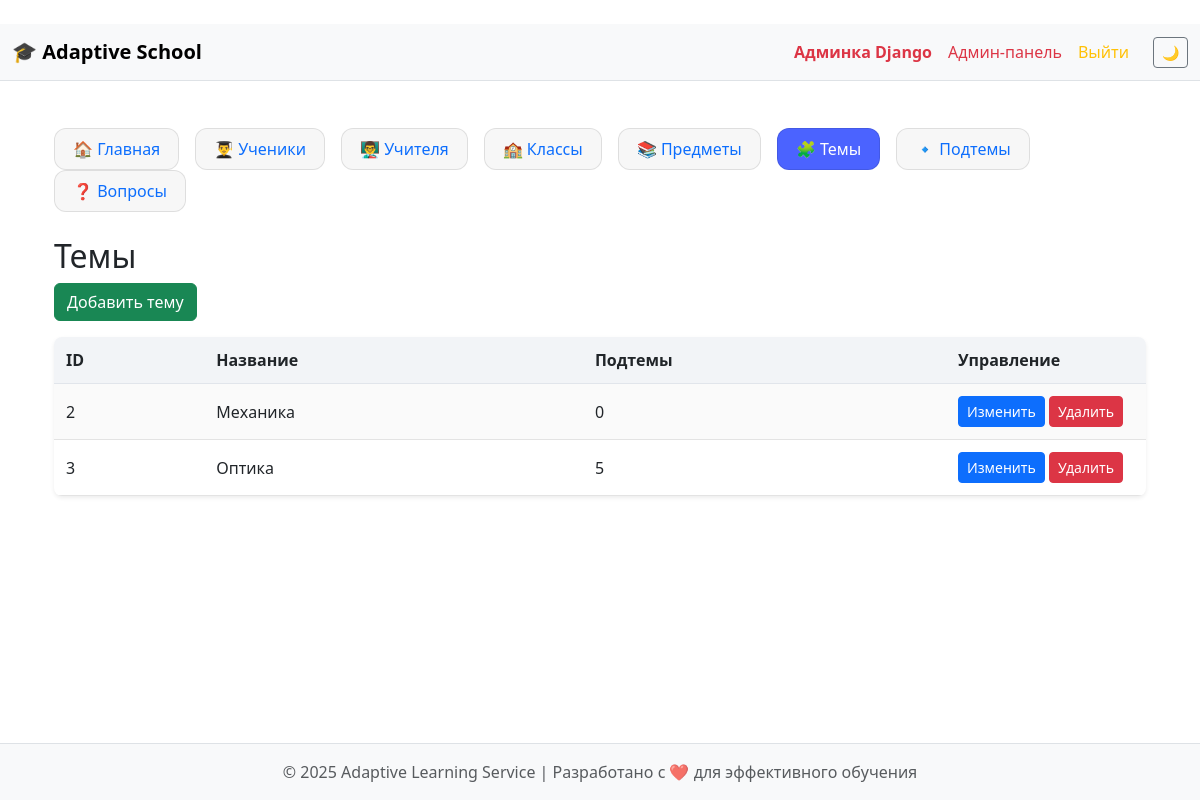
The app's page /admin-panel/topics/ (signed in), older data.
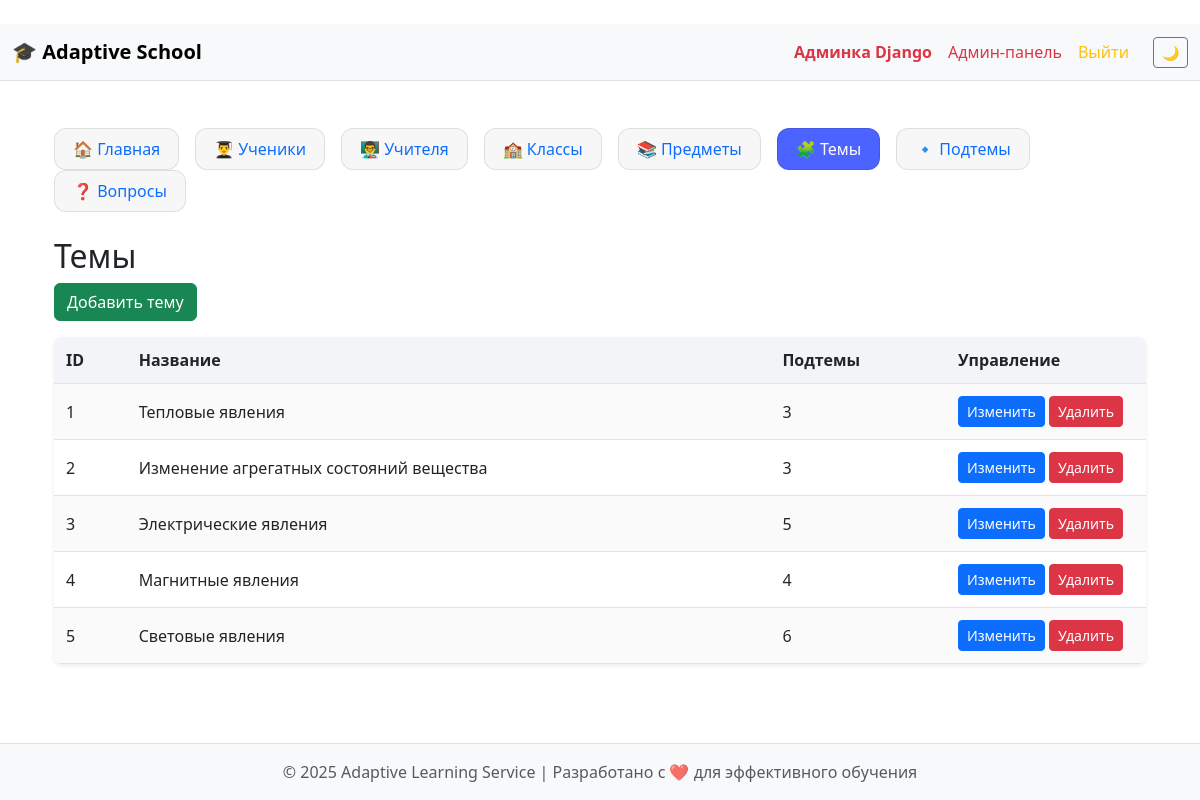
The same page, newer data.
### school/models.py (models this page shows, shortened)
class Topic(models.Model):
    name = models.CharField(max_length=100)
    subtopics = models.ManyToManyField('SubTopic', blank=True, related_name="topics")
    class Meta:
        verbose_name = "Тема"
        verbose_name_plural = "Темы"

### administrator/views.py (the view)
# urls.py: path("topics/", views.topic_list, name="admin_topics"),
@superuser_required
def topic_list(request):
    return render(request, "adminpanel/topic_list.html", {
        "section": "topics",
        "topics": Topic.objects.all()
    })

### administrator/views.py (called while the page is built)
def superuser_required(view):
    return user_passes_test(lambda u: u.is_superuser, login_url="/")(view)

### templates/adminpanel/topic_list.html
﻿{% extends "adminpanel/base_admin.html" %}
{% block admin_content %}
<h2>Темы</h2>
<a href="{% url 'admin_add_topic' %}" class="btn btn-success mb-3">Добавить тему</a>
<table class="custom-table table-striped shadow-sm">
    <thead>
        <tr><th>ID</th><th>Название</th><th>Подтемы</th><th width="200px">Управление</th></tr>
    </thead>
    <tbody>
        {% for t in topics %}
        <tr>
            <td>{{ t.id }}</td>
            <td>{{ t.name }}</td>
            <td>{{ t.subtopics.count }}</td>
            <td>
                <a class="btn btn-sm btn-primary"
                   href="{% url 'admin_edit_topic' t.id %}">Изменить</a>
                <a class="btn btn-sm btn-danger"
                   href="{% url 'admin_delete_topic' t.id %}">Удалить</a>
            </td>
        </tr>
        {% endfor %}
    </tbody>
</table>
{% endblock %}

### templates/adminpanel/base_admin.html (shortened to what this page needs)
{% extends "base.html" %}
{% block content %}
<div class="container mt-4">
  <div class="mb-4">
    <nav class="nav nav-pills event-tabs">
      <a data-type="all" class="nav-link event-tab me-3 {% if section == 'dashboard' %}active{% endif %}" href="/admin-panel/">🏠 Главная</a>
      <a data-type="all" class="nav-link event-tab me-3 {% if section == 'students' %}active{% endif %}" href="/admin-panel/students/">👨‍🎓 Ученики</a>
      <a data-type="all" class="nav-link event-tab me-3 {% if section == 'teachers' %}active{% endif %}" href="/admin-panel/teachers/">👨‍🏫 Учителя</a>
      <a data-type="all" class="nav-link event-tab me-3 {% if section == 'classes' %}active{% endif %}" href="/admin-panel/classes/">🏫 Классы</a>
      <a data-type="all" class="nav-link event-tab me-3 {% if section == 'subjects' %}active{% endif %}" href="/admin-panel/subjects/">📚 Предметы</a>
      <a data-type="all" class="nav-link event-tab me-3 {% if section == 'topics' %}active{% endif %}" href="/admin-panel/topics/">🧩 Темы</a>
      <a data-type="all" class="nav-link event-tab me-3 {% if section == 'subtopics' %}active{% endif %}" href="/admin-panel/subtopics/">🔹 Подтемы</a>
      <a data-type="all" class="nav-link event-tab me-3 {% if section == 'questions' %}active{% endif %}" href="/admin-panel/questions/">❓ Вопросы</a>
    </nav>
  </div>
  {% block admin_content %}{% endblock %}
</div>
{% endblock %}

### templates/base.html (shortened to what this page needs)
{% load static %}
<!DOCTYPE html>
<html lang="ru" data-bs-theme="light">
<head>
  <link
      href="https://cdn.jsdelivr.net/npm/bootstrap@5.3.3/dist/css/bootstrap.min.css"
      rel="stylesheet"
  >
</head>
<body class="d-flex flex-column min-vh-100">
<nav class="navbar navbar-expand-lg bg-body-tertiary border-bottom sticky-top">
  <div class="container-fluid">
    <a class="navbar-brand" href="/"><b>🎓 Adaptive School</b></a>
    <div class="collapse navbar-collapse" id="navbarNav">
      <ul class="navbar-nav ms-auto">
        {% if request.user.is_authenticated %}
          {% if request.user.is_superuser %}
            <li class="nav-item"><a class="nav-link text-danger" href="/admin/"><b>Админка Django</b></a></li>
            <li class="nav-item"><a class="nav-link text-danger" href="/admin-panel/">Админ-панель</a></li>
          {% endif %}
          <li class="nav-item"><a class="nav-link text-warning" href="{% url 'logout' %}">Выйти</a></li>
        {% else %}
          <li class="nav-item"><a class="nav-link" href="{% url 'login' %}">Войти</a></li>
        {% endif %}
        <li class="nav-item align-content-center justify-content-center">
          <button id="themeToggle" class="btn btn-outline-secondary btn-sm ms-3" aria-label="Переключить тему"><span
              id="themeIcon"></span></button>
        </li>
      </ul>
    </div>
  </div>
</nav>
<main class="container my-4 flex-grow-1">
  {% block content %}
  {% endblock %}
</main>
<footer class="bg-body-tertiary text-center py-3 mt-auto border-top">
  <p class="mb-0 text-muted">
    © 2025 Adaptive Learning Service | Разработано с ❤️ для эффективного обучения
  </p>
</footer>
</body>
</html>

### templates/base.html (style rules this page uses)
body { min-height: 100vh; display: flex; flex-direction: column; }
main { flex: 1; }
.custom-table { width: 100%; border-collapse: collapse; border-radius: 8px; overflow: hidden; font-size: 16px; }
.custom-table thead tr { background: #f2f4f7; }
.custom-table thead th { padding: 12px; font-weight: 600; border-bottom: 1px solid #e1e5eb; }
.custom-table tbody tr:nth-child(odd) { background: #fafafa; }
.custom-table td { padding: 12px; border-bottom: 1px solid #e3e3e3; }
.event-tabs .event-tab { padding: 8px 18px; border-radius: 12px; cursor: pointer; font-weight: 500; border: 1px solid rgba(255, 255, 255, 0.15); background: rgba(255, 255, 255, 0.05); transition: 0.2s; display: flex; align-items: center; gap: 6px; }
[data-bs-theme="light"] .event-tabs .event-tab { border: 1px solid rgba(0, 0, 0, 0.1); background: rgba(0, 0, 0, 0.03); }
.event-tabs { transform: translateY(-1px); }
.event-tab[data-type="all"].active { background: #4b63ff; }
[data-bs-theme="light"] .event-tab[data-type="all"].active { background: #4b63ff; color: #fff !important; }

Row changes from the older to the newer data that the page shows:
added Topic: id "1", name "Тепловые явления", subtopics.count "3"
changed Topic id 2: name "Механика" → "Изменение агрегатных состояний вещества"; subtopics.count "0" → "3"
changed Topic id 3: name "Оптика" → "Электрические явления"
added Topic: id "4", name "Магнитные явления", subtopics.count "4"
added Topic: id "5", name "Световые явления", subtopics.count "6"
